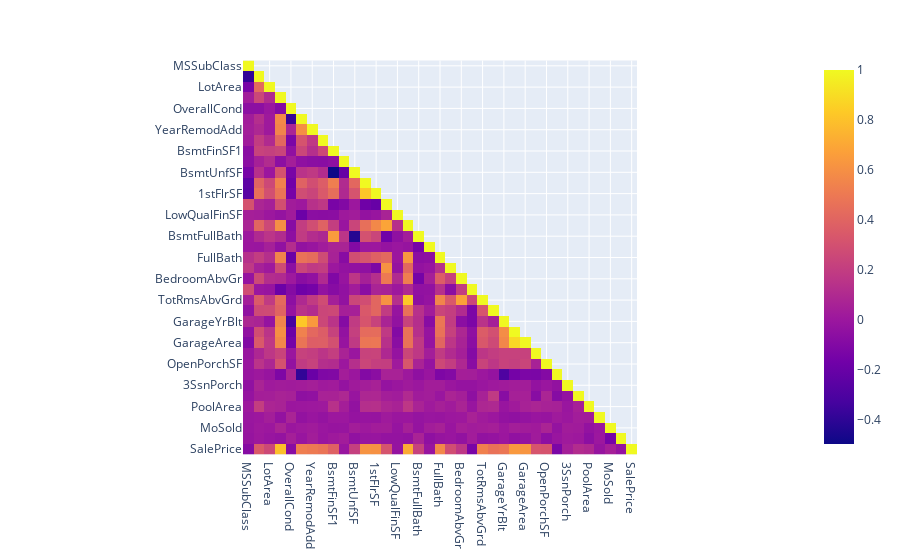

The code cell stored with this chart in its notebook:
### Code cell
# Plotting a one-sided correlation matrix:
fig = px.imshow(df_corr)
fig.show()

### Figure 1 — Plotly figure (JSON) as saved in the notebook; plotly's stock layout.template omitted (floating-point values rounded to 4 significant figures; data arrays with more than 128 entries replaced by an {"elided": "..."} marker saying what was removed)
{"data": [{"coloraxis": "coloraxis", "hovertemplate": "x: %{x}<br>y: %{y}<br>color: %{z}<extra></extra>", "name": "0", "type": "heatmap", "x": ["MSSubClass", "LotFrontage", "LotArea", "OverallQual", "OverallCond", "YearBuilt", "YearRemodAdd", "MasVnrArea", "BsmtFinSF1", "BsmtFinSF2", "BsmtUnfSF", "TotalBsmtSF", "1stFlrSF", "2ndFlrSF", "LowQualFinSF", "GrLivArea", "BsmtFullBath", "BsmtHalfBath", "FullBath", "HalfBath", "BedroomAbvGr", "KitchenAbvGr", "TotRmsAbvGrd", "Fireplaces", "GarageYrBlt", "GarageCars", "GarageArea", "WoodDeckSF", "OpenPorchSF", "EnclosedPorch", "3SsnPorch", "ScreenPorch", "PoolArea", "MiscVal", "MoSold", "YrSold", "SalePrice"], "xaxis": "x", "y": ["MSSubClass", "LotFrontage", "LotArea", "OverallQual", "OverallCond", "YearBuilt", "YearRemodAdd", "MasVnrArea", "BsmtFinSF1", "BsmtFinSF2", "BsmtUnfSF", "TotalBsmtSF", "1stFlrSF", "2ndFlrSF", "LowQualFinSF", "GrLivArea", "BsmtFullBath", "BsmtHalfBath", "FullBath", "HalfBath", "BedroomAbvGr", "KitchenAbvGr", "TotRmsAbvGrd", "Fireplaces", "GarageYrBlt", "GarageCars", "GarageArea", "WoodDeckSF", "OpenPorchSF", "EnclosedPorch", "3SsnPorch", "ScreenPorch", "PoolArea", "MiscVal", "MoSold", "YrSold", "SalePrice"], "yaxis": "y", "z": {"elided": "37x37 float values"}}], "layout": {"coloraxis": {"colorscale": [[0, "#0d0887"], [0.1111, "#46039f"], [0.2222, "#7201a8"], [0.3333, "#9c179e"], [0.4444, "#bd3786"], [0.5556, "#d8576b"], [0.6667, "#ed7953"], [0.7778, "#fb9f3a"], [0.8889, "#fdca26"], [1, "#f0f921"]]}, "margin": {"t": 60}, "xaxis": {"anchor": "y", "constrain": "domain", "domain": [0, 1], "scaleanchor": "y"}, "yaxis": {"anchor": "x", "autorange": "reversed", "constrain": "domain", "domain": [0, 1]}}}
